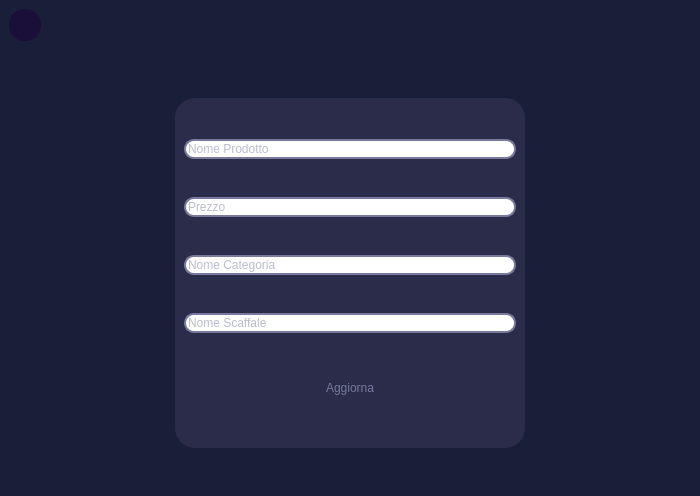
<?xml version="1.0" encoding="UTF-8"?>
<ui version="4.0">
 <class>inserisciProdottoView</class>
 <widget class="QWidget" name="inserisciProdottoView">
  <property name="geometry">
   <rect>
    <x>0</x>
    <y>0</y>
    <width>700</width>
    <height>496</height>
   </rect>
  </property>
  <property name="windowTitle">
   <string>Form</string>
  </property>
  <property name="styleSheet">
   <string notr="true">*{	
	color: #78799c;
	border: none;
}
#inserisciProdottoView{
	background-color:#1a1f39;
}
#infoProdottoContent{
	background-color: #2a2c49;
	border-radius: 20px;
}

QPushButton{
	padding : 10px 5px;
	text-align:left;
	color:#78799c;
	font: 10pt &quot;Leelawadee UI&quot;;
}
#indietroBtn:pressed,#aggiungiBtn:pressed{
	background-color: rgba(26, 31, 57,150);
}
#indietroBtn,#aggiungiBtn{
	background-color: #1a0f39;
	border-radius: 15px;
	padding : 10px 5px;
	text-align:left;
	color:#78799c;
	font: 10pt &quot;Leelawadee UI&quot;;
}
QLineEdit{
	border-radius: 10px;
	border: 2px solid #78799c;
}

</string>
  </property>
  <layout class="QVBoxLayout" name="verticalLayout">
   <property name="spacing">
    <number>0</number>
   </property>
   <property name="leftMargin">
    <number>0</number>
   </property>
   <property name="topMargin">
    <number>0</number>
   </property>
   <property name="rightMargin">
    <number>0</number>
   </property>
   <property name="bottomMargin">
    <number>0</number>
   </property>
   <item>
    <widget class="QFrame" name="topFrame">
     <property name="frameShape">
      <enum>QFrame::StyledPanel</enum>
     </property>
     <property name="frameShadow">
      <enum>QFrame::Raised</enum>
     </property>
     <layout class="QHBoxLayout" name="horizontalLayout_2">
      <property name="spacing">
       <number>0</number>
      </property>
      <property name="leftMargin">
       <number>0</number>
      </property>
      <property name="topMargin">
       <number>0</number>
      </property>
      <property name="rightMargin">
       <number>0</number>
      </property>
      <property name="bottomMargin">
       <number>0</number>
      </property>
      <item alignment="Qt::AlignLeft">
       <widget class="QFrame" name="frame">
        <property name="frameShape">
         <enum>QFrame::StyledPanel</enum>
        </property>
        <property name="frameShadow">
         <enum>QFrame::Raised</enum>
        </property>
        <layout class="QHBoxLayout" name="horizontalLayout">
         <item>
          <widget class="QPushButton" name="indietroBtn">
           <property name="sizePolicy">
            <sizepolicy hsizetype="Minimum" vsizetype="Fixed">
             <horstretch>0</horstretch>
             <verstretch>0</verstretch>
            </sizepolicy>
           </property>
           <property name="minimumSize">
            <size>
             <width>32</width>
             <height>32</height>
            </size>
           </property>
           <property name="maximumSize">
            <size>
             <width>32</width>
             <height>32</height>
            </size>
           </property>
           <property name="cursor">
            <cursorShape>PointingHandCursor</cursorShape>
           </property>
           <property name="text">
            <string/>
           </property>
           <property name="icon">
            <iconset resource="../resources.qrc">
             <normaloff>:/purpleIcons/assets/#78799c(purple) icons/arrow-left.svg</normaloff>:/purpleIcons/assets/#78799c(purple) icons/arrow-left.svg</iconset>
           </property>
           <property name="iconSize">
            <size>
             <width>24</width>
             <height>24</height>
            </size>
           </property>
           <property name="autoDefault">
            <bool>false</bool>
           </property>
          </widget>
         </item>
        </layout>
       </widget>
      </item>
     </layout>
    </widget>
   </item>
   <item>
    <widget class="QFrame" name="centralBody">
     <property name="sizePolicy">
      <sizepolicy hsizetype="Preferred" vsizetype="Expanding">
       <horstretch>0</horstretch>
       <verstretch>0</verstretch>
      </sizepolicy>
     </property>
     <property name="frameShape">
      <enum>QFrame::StyledPanel</enum>
     </property>
     <property name="frameShadow">
      <enum>QFrame::Raised</enum>
     </property>
     <layout class="QHBoxLayout" name="horizontalLayout_3">
      <item>
       <widget class="QWidget" name="infoProdottoContent" native="true">
        <property name="maximumSize">
         <size>
          <width>350</width>
          <height>350</height>
         </size>
        </property>
        <layout class="QVBoxLayout" name="verticalLayout_2">
         <item>
          <widget class="QLineEdit" name="nomeLe">
           <property name="text">
            <string/>
           </property>
           <property name="placeholderText">
            <string>Nome Prodotto</string>
           </property>
          </widget>
         </item>
         <item>
          <widget class="QLineEdit" name="prezzoLe">
           <property name="placeholderText">
            <string>Prezzo</string>
           </property>
          </widget>
         </item>
         <item>
          <widget class="QLineEdit" name="nomeCategoriaLe">
           <property name="placeholderText">
            <string>Nome Categoria</string>
           </property>
          </widget>
         </item>
         <item>
          <widget class="QLineEdit" name="nomeScaffaleLe">
           <property name="text">
            <string/>
           </property>
           <property name="placeholderText">
            <string>Nome Scaffale</string>
           </property>
          </widget>
         </item>
         <item alignment="Qt::AlignHCenter">
          <widget class="QPushButton" name="aggiornaBtn">
           <property name="cursor">
            <cursorShape>PointingHandCursor</cursorShape>
           </property>
           <property name="text">
            <string>Aggiorna</string>
           </property>
           <property name="icon">
            <iconset resource="../resources.qrc">
             <normaloff>:/purpleIcons/assets/#78799c(purple) icons/plus.svg</normaloff>:/purpleIcons/assets/#78799c(purple) icons/plus.svg</iconset>
           </property>
          </widget>
         </item>
        </layout>
       </widget>
      </item>
     </layout>
    </widget>
   </item>
  </layout>
 </widget>
 <resources>
  <include location="../resources.qrc"/>
 </resources>
 <connections/>
</ui>
